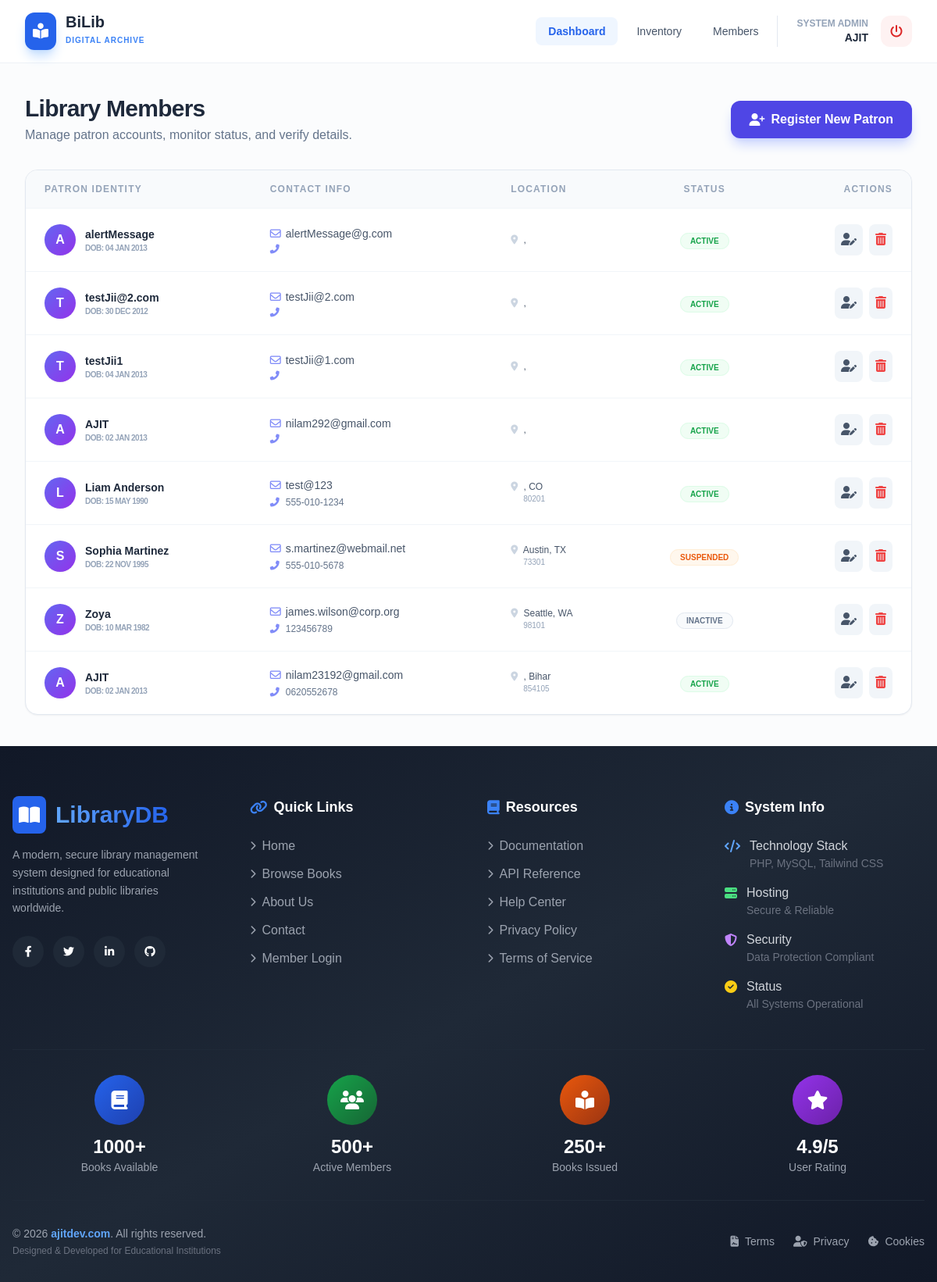
The app's page /admin/allusers.php (signed in) with its own data.
### tables this page shows
CREATE TABLE `patrons` (
  `id` int NOT NULL,
  `name` varchar(255) NOT NULL,
  `email` varchar(255) NOT NULL,
  `phone` varchar(20) NOT NULL,
  `address` text,
  `city` varchar(100) DEFAULT NULL,
  `state` varchar(50) DEFAULT NULL,
  `zip_code` varchar(10) DEFAULT NULL,
  `date_of_birth` date DEFAULT NULL,
  `gender` enum('Male','Female','Other') DEFAULT NULL,
  `password` varchar(255) NOT NULL,
  `status` enum('Active','Inactive','Suspended') DEFAULT 'Active',
  `created_at` timestamp NULL DEFAULT CURRENT_TIMESTAMP
);

### admin/allusers.php (the view, shortened to what this page needs)
<?php
require_once("../config/database.php");
$query = "SELECT * FROM patrons ORDER BY created_at DESC";
$result = $conn->query($query);
include("../includes/header.php");
?>
<main class="max-w-7xl mx-auto px-4 sm:px-6 lg:px-8 py-10">
    <div class="flex flex-col md:flex-row md:items-center justify-between mb-8 gap-4">
        <div>
            <h1 class="text-3xl font-extrabold text-slate-800 tracking-tight">Library Members</h1>
            <p class="text-slate-500 mt-1">Manage patron accounts, monitor status, and verify details.</p>
        </div>
        <a href="adduser.php" class="inline-flex items-center px-6 py-3 bg-indigo-600 hover:bg-indigo-700 text-white font-bold rounded-xl transition shadow-lg shadow-indigo-200">
            <i class="fas fa-user-plus mr-2"></i> Register New Patron
        </a>
    </div>
    <div class="bg-white rounded-2xl shadow-sm border border-slate-200 overflow-hidden">
        <div class="overflow-x-auto">
            <table class="w-full text-left">
                <thead class="bg-slate-50 border-b border-slate-100">
                    <tr>
                        <th class="px-6 py-4 text-xs font-bold text-slate-400 uppercase tracking-widest">Patron Identity</th>
                        <th class="px-6 py-4 text-xs font-bold text-slate-400 uppercase tracking-widest">Contact Info</th>
                        <th class="px-6 py-4 text-xs font-bold text-slate-400 uppercase tracking-widest">Location</th>
                        <th class="px-6 py-4 text-xs font-bold text-slate-400 uppercase tracking-widest text-center">Status</th>
                        <th class="px-6 py-4 text-xs font-bold text-slate-400 uppercase tracking-widest text-right">Actions</th>
                    </tr>
                </thead>
                <tbody class="divide-y divide-slate-100">
                    <?php while ($row = $result->fetch_assoc()): ?>
                        <tr class="hover:bg-slate-50/50 transition-colors group">
                            <td class="px-6 py-5">
                                <div class="flex items-center">
                                    <div class="h-10 w-10 rounded-full bg-gradient-to-br from-indigo-500 to-purple-600 flex items-center justify-center text-white font-bold shadow-sm mr-3">
                                        <?php echo strtoupper(substr($row['name'], 0, 1)); ?>
                                    </div>
                                    <div>
                                        <div class="text-sm font-bold text-slate-800"><?php echo htmlspecialchars($row['name']); ?></div>
                                        <div class="text-[10px] text-slate-400 font-bold uppercase tracking-tighter">
                                            DOB: <?php echo date('d M Y', strtotime($row['date_of_birth'])); ?>
                                        </div>
                                    </div>
                                </div>
                            </td>
                            <td class="px-6 py-5">
                                <div class="text-sm text-slate-600 flex items-center mb-1">
                                    <i class="far fa-envelope w-5 text-indigo-400"></i> <?php echo htmlspecialchars($row['email']); ?>
                                </div>
                                <div class="text-xs text-slate-500 flex items-center">
                                    <i class="fas fa-phone-alt w-5 text-indigo-400"></i> <?php echo htmlspecialchars($row['phone']); ?>
                                </div>
                            </td>
                            <td class="px-6 py-5">
                                <div class="text-xs font-medium text-slate-600">
                                    <i class="fas fa-map-marker-alt text-slate-300 mr-1"></i>
                                    <?php echo htmlspecialchars($row['city'] . ', ' . $row['state']); ?>
                                    <span class="block text-slate-400 text-[10px] ml-4"><?php echo htmlspecialchars($row['zip_code']); ?></span>
                                </div>
                            </td>
                            <td class="px-6 py-5 text-center">
                                <?php
                                $status = strtolower($row['status']);
                                $badgeClasses = "px-3 py-1 text-[10px] font-bold uppercase rounded-full border ";
                                if ($status == 'active') {
                                    echo "<span class='{$badgeClasses} bg-green-50 text-green-600 border-green-100'>Active</span>";
                                } elseif ($status == 'suspended') {
                                    echo "<span class='{$badgeClasses} bg-orange-50 text-orange-600 border-orange-100'>Suspended</span>";
                                } else {
                                    echo "<span class='{$badgeClasses} bg-slate-50 text-slate-500 border-slate-200'>Inactive</span>";
                                }
                                ?>
                            </td>
                            <td class="px-6 py-5 text-right">
                                <div class="flex justify-end space-x-2">
                                    <a href="edituser.php?id=<?php echo $row['id']; ?>" class="p-2 bg-slate-100 text-slate-600 rounded-lg hover:bg-indigo-600 hover:text-white transition" title="Edit Profile">
                                        <i class="fas fa-user-edit"></i>
                                    </a>
                                    <a href="deleteuser.php?id=<?php echo $row['id']; ?>" onclick="return confirm('Remove this patron permanently?')" class="p-2 bg-slate-100 text-red-500 rounded-lg hover:bg-red-600 hover:text-white transition" title="Delete Account">
                                        <i class="fas fa-trash-alt"></i>
                                    </a>
                                </div>
                            </td>
                        </tr>
                    <?php endwhile; ?>
                </tbody>
            </table>
        </div>
    </div>
</main>
<?php include("../includes/footer.php"); ?>

### includes/header.php (style rules this page uses)
body { font-family: 'Plus Jakarta Sans', sans-serif; }

### records on screen
patrons: name "A", name "alertMessage", date_of_birth "04 JAN 2013", email "alertMessage@g.com", city+state ","
patrons: name "T", name "testJii@2.com", date_of_birth "30 DEC 2012", email "testJii@2.com", city+state ","
patrons: name "T", name "testJii1", date_of_birth "04 JAN 2013", email "testJii@1.com", city+state ","
patrons: name "A", name "AJIT", date_of_birth "02 JAN 2013", email "nilam292@gmail.com", city+state ","
patrons: name "L", name "Liam Anderson", date_of_birth "15 MAY 1990", email "test@123", phone "555-010-1234", city+state ", CO", zip_code "80201"
patrons: name "S", name "Sophia Martinez", date_of_birth "22 NOV 1995", email "s.martinez@webmail.net", phone "555-010-5678", city+state "Austin, TX", zip_code "73301"
patrons: name "Z", name "Zoya", date_of_birth "10 MAR 1982", email "james.wilson@corp.org", phone "123456789", city+state "Seattle, WA", zip_code "98101"
patrons: name "A", name "AJIT", date_of_birth "02 JAN 2013", email "nilam23192@gmail.com", phone "0620552678", city+state ", Bihar", zip_code "854105"

### other values on screen
SITENAME "BiLib"
$_SESSION['admin_name'] "AJIT"
$stats['total_books'] "1000+"
$stats['total_users'] "500+"
$stats['books_issued'] "250+"
